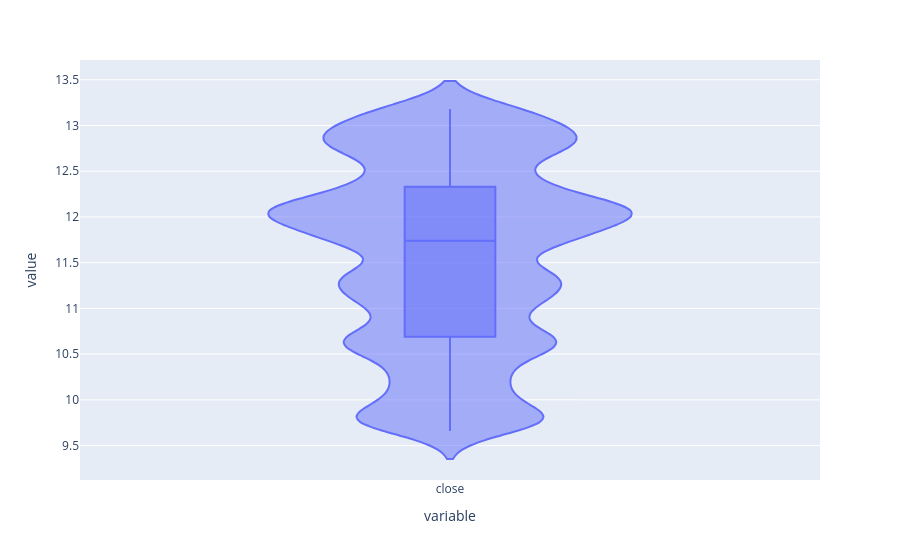

Notebook code for this chart:
### Code cell
fig = px.violin(weighted_data,box=True)
fig.show()

### Figure 1 — Plotly figure (JSON) as saved in the notebook; plotly's stock layout.template omitted (floating-point values rounded to 4 significant figures; data arrays with more than 128 entries replaced by an {"elided": "..."} marker saying what was removed)
{"data": [{"alignmentgroup": "True", "box": {"visible": true}, "hovertemplate": "variable=%{x}<br>value=%{y}<extra></extra>", "legendgroup": "", "marker": {"color": "#636efa"}, "name": "", "offsetgroup": "", "orientation": "v", "scalegroup": "True", "showlegend": false, "type": "violin", "x": {"elided": "16944 str values"}, "x0": " ", "xaxis": "x", "y": {"elided": "16944 float values"}, "y0": " ", "yaxis": "y"}], "layout": {"legend": {"tracegroupgap": 0}, "margin": {"t": 60}, "violinmode": "group", "xaxis": {"anchor": "y", "domain": [0, 1], "title": {"text": "variable"}}, "yaxis": {"anchor": "x", "domain": [0, 1], "title": {"text": "value"}}}}
